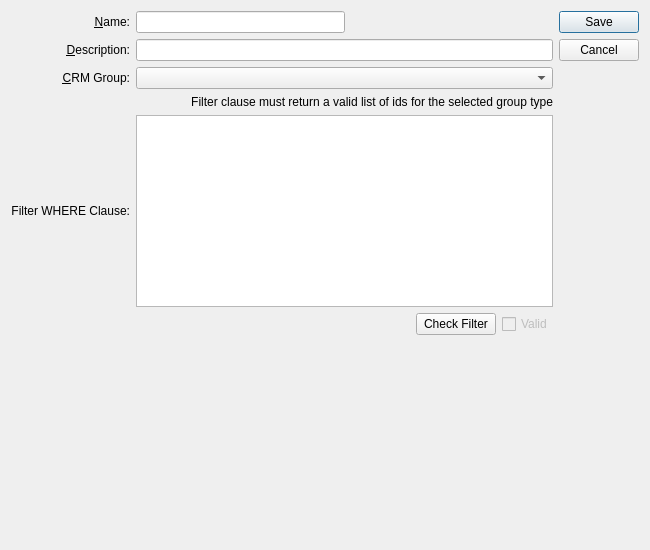
<?xml version="1.0" encoding="UTF-8"?>
<ui version="4.0">
 <comment>This file is part of the xTuple ERP: PostBooks Edition, a free and
open source Enterprise Resource Planning software suite,
Copyright (c) 1999-2018 by OpenMFG LLC, d/b/a xTuple.
It is licensed to you under the Common Public Attribution License
version 1.0, the full text of which (including xTuple-specific Exhibits)
is available at www.xtuple.com/CPAL.  By using this software, you agree
to be bound by its terms.</comment>
 <class>dynamicfilter</class>
 <widget class="QDialog" name="dynamicfilter">
  <property name="geometry">
   <rect>
    <x>0</x>
    <y>0</y>
    <width>650</width>
    <height>550</height>
   </rect>
  </property>
  <property name="windowTitle">
   <string>Dynamic Group Filter</string>
  </property>
  <layout class="QGridLayout" name="gridLayout">
   <item row="0" column="1">
    <widget class="QDialogButtonBox" name="_buttonBox">
     <property name="orientation">
      <enum>Qt::Vertical</enum>
     </property>
     <property name="standardButtons">
      <set>QDialogButtonBox::Cancel|QDialogButtonBox::Save</set>
     </property>
    </widget>
   </item>
   <item row="0" column="0">
    <layout class="QVBoxLayout">
     <property name="spacing">
      <number>0</number>
     </property>
     <property name="margin">
      <number>0</number>
     </property>
     <item>
      <layout class="QGridLayout" name="gridLayout_2">
       <item row="5" column="1">
        <layout class="QHBoxLayout" name="horizontalLayout">
         <item>
          <spacer name="horizontalSpacer">
           <property name="orientation">
            <enum>Qt::Horizontal</enum>
           </property>
           <property name="sizeHint" stdset="0">
            <size>
             <width>40</width>
             <height>20</height>
            </size>
           </property>
          </spacer>
         </item>
         <item>
          <widget class="QPushButton" name="_check">
           <property name="text">
            <string>Check Filter</string>
           </property>
          </widget>
         </item>
         <item>
          <widget class="QCheckBox" name="_validCheck">
           <property name="enabled">
            <bool>false</bool>
           </property>
           <property name="text">
            <string>Valid</string>
           </property>
          </widget>
         </item>
        </layout>
       </item>
       <item row="1" column="0">
        <widget class="QLabel" name="_descriptionLit">
         <property name="text">
          <string>&amp;Description:</string>
         </property>
         <property name="alignment">
          <set>Qt::AlignRight|Qt::AlignTrailing|Qt::AlignVCenter</set>
         </property>
         <property name="buddy">
          <cstring>_crmGroup</cstring>
         </property>
        </widget>
       </item>
       <item row="4" column="1">
        <widget class="XTextEdit" name="_filter"/>
       </item>
       <item row="2" column="1">
        <widget class="XComboBox" name="_crmGroup">
         <property name="allowNull">
          <bool>true</bool>
         </property>
         <property name="type">
          <enum>XComboBox::Adhoc</enum>
         </property>
        </widget>
       </item>
       <item row="0" column="1">
        <layout class="QHBoxLayout">
         <property name="spacing">
          <number>0</number>
         </property>
         <property name="margin">
          <number>0</number>
         </property>
         <item>
          <widget class="XLineEdit" name="_name"/>
         </item>
         <item>
          <spacer>
           <property name="orientation">
            <enum>Qt::Horizontal</enum>
           </property>
           <property name="sizeType">
            <enum>QSizePolicy::Expanding</enum>
           </property>
           <property name="sizeHint" stdset="0">
            <size>
             <width>20</width>
             <height>20</height>
            </size>
           </property>
          </spacer>
         </item>
        </layout>
       </item>
       <item row="0" column="0">
        <widget class="QLabel" name="_nameLit">
         <property name="text">
          <string>&amp;Name:</string>
         </property>
         <property name="alignment">
          <set>Qt::AlignRight|Qt::AlignTrailing|Qt::AlignVCenter</set>
         </property>
         <property name="buddy">
          <cstring>_name</cstring>
         </property>
        </widget>
       </item>
       <item row="3" column="1">
        <widget class="QLabel" name="_instructionsLit">
         <property name="text">
          <string>Filter clause must return a valid list of ids for the selected group type</string>
         </property>
         <property name="alignment">
          <set>Qt::AlignLeft|Qt::AlignTrailing|Qt::AlignVCenter</set>
         </property>
        </widget>
       </item>
       <item row="4" column="0">
        <widget class="QLabel" name="_filterLit">
         <property name="text">
          <string>Filter WHERE Clause:</string>
         </property>
         <property name="alignment">
          <set>Qt::AlignRight|Qt::AlignTrailing|Qt::AlignVCenter</set>
         </property>
        </widget>
       </item>
       <item row="1" column="1">
        <widget class="XLineEdit" name="_descrip"/>
       </item>
       <item row="2" column="0">
        <widget class="QLabel" name="_crmGroupLit">
         <property name="text">
          <string>&amp;CRM Group:</string>
         </property>
         <property name="alignment">
          <set>Qt::AlignRight|Qt::AlignTrailing|Qt::AlignVCenter</set>
         </property>
         <property name="buddy">
          <cstring>_crmGroup</cstring>
         </property>
        </widget>
       </item>
      </layout>
     </item>
     <item>
      <spacer>
       <property name="orientation">
        <enum>Qt::Vertical</enum>
       </property>
       <property name="sizeType">
        <enum>QSizePolicy::Expanding</enum>
       </property>
       <property name="sizeHint" stdset="0">
        <size>
         <width>20</width>
         <height>0</height>
        </size>
       </property>
      </spacer>
     </item>
    </layout>
   </item>
  </layout>
 </widget>
 <layoutdefault spacing="6" margin="11"/>
 <customwidgets>
  <customwidget>
   <class>XComboBox</class>
   <extends>QComboBox</extends>
   <header>xcombobox.h</header>
  </customwidget>
  <customwidget>
   <class>XLabel</class>
   <extends>QLabel</extends>
   <header>xlabel.h</header>
  </customwidget>
  <customwidget>
   <class>XLineEdit</class>
   <extends>QLineEdit</extends>
   <header>xlineedit.h</header>
   <container>1</container>
  </customwidget>
  <customwidget>
   <class>XTextEdit</class>
   <extends>QTextEdit</extends>
   <header>xtextedit.h</header>
  </customwidget>
 </customwidgets>
 <tabstops>
  <tabstop>_name</tabstop>
 </tabstops>
 <resources/>
 <connections>
  <connection>
   <sender>_buttonBox</sender>
   <signal>rejected()</signal>
   <receiver>dynamicfilter</receiver>
   <slot>reject()</slot>
   <hints>
    <hint type="sourcelabel">
     <x>396</x>
     <y>68</y>
    </hint>
    <hint type="destinationlabel">
     <x>221</x>
     <y>66</y>
    </hint>
   </hints>
  </connection>
 </connections>
</ui>
